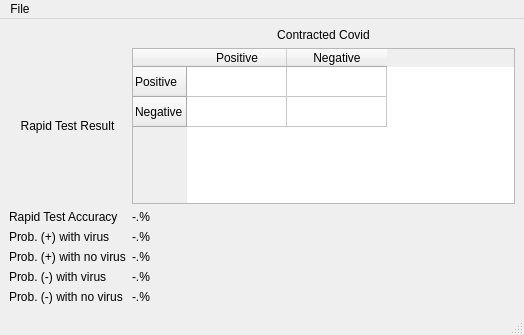
<?xml version="1.0" encoding="UTF-8"?>
<ui version="4.0">
 <class>MainWindow</class>
 <widget class="QMainWindow" name="MainWindow">
  <property name="geometry">
   <rect>
    <x>0</x>
    <y>0</y>
    <width>524</width>
    <height>335</height>
   </rect>
  </property>
  <property name="windowTitle">
   <string>MainWindow</string>
  </property>
  <widget class="QWidget" name="centralwidget">
   <layout class="QGridLayout" name="gridLayout">
    <item row="5" column="1">
     <widget class="QLabel" name="label_posNoVir">
      <property name="text">
       <string>-.%</string>
      </property>
     </widget>
    </item>
    <item row="6" column="0">
     <widget class="QLabel" name="label_7">
      <property name="text">
       <string>Prob. (-) with virus</string>
      </property>
     </widget>
    </item>
    <item row="1" column="0">
     <widget class="QLabel" name="label_2">
      <property name="text">
       <string>Rapid Test Result</string>
      </property>
      <property name="alignment">
       <set>Qt::AlignCenter</set>
      </property>
     </widget>
    </item>
    <item row="0" column="1">
     <widget class="QLabel" name="label">
      <property name="text">
       <string>Contracted Covid</string>
      </property>
      <property name="alignment">
       <set>Qt::AlignCenter</set>
      </property>
     </widget>
    </item>
    <item row="5" column="0">
     <widget class="QLabel" name="label_6">
      <property name="text">
       <string>Prob. (+) with no virus</string>
      </property>
     </widget>
    </item>
    <item row="1" column="1">
     <widget class="QTableWidget" name="tableWidget">
      <row>
       <property name="text">
        <string>Positive</string>
       </property>
      </row>
      <row>
       <property name="text">
        <string>Negative</string>
       </property>
      </row>
      <column>
       <property name="text">
        <string>Positive</string>
       </property>
      </column>
      <column>
       <property name="text">
        <string>Negative</string>
       </property>
      </column>
      <item row="0" column="0">
       <property name="text">
        <string/>
       </property>
      </item>
      <item row="0" column="1">
       <property name="text">
        <string/>
       </property>
      </item>
      <item row="1" column="0">
       <property name="text">
        <string/>
       </property>
      </item>
      <item row="1" column="1">
       <property name="text">
        <string/>
       </property>
      </item>
     </widget>
    </item>
    <item row="3" column="1">
     <widget class="QLabel" name="label_posVir">
      <property name="text">
       <string>-.%</string>
      </property>
     </widget>
    </item>
    <item row="3" column="0">
     <widget class="QLabel" name="label_5">
      <property name="text">
       <string>Prob. (+) with virus</string>
      </property>
     </widget>
    </item>
    <item row="7" column="1">
     <widget class="QLabel" name="label_negNoVir">
      <property name="text">
       <string>-.%</string>
      </property>
     </widget>
    </item>
    <item row="7" column="0">
     <widget class="QLabel" name="label_8">
      <property name="text">
       <string>Prob. (-) with no virus</string>
      </property>
     </widget>
    </item>
    <item row="6" column="1">
     <widget class="QLabel" name="label_negVir">
      <property name="text">
       <string>-.%</string>
      </property>
     </widget>
    </item>
    <item row="2" column="0">
     <widget class="QLabel" name="label_3">
      <property name="text">
       <string>Rapid Test Accuracy</string>
      </property>
     </widget>
    </item>
    <item row="2" column="1">
     <widget class="QLabel" name="label_acc">
      <property name="text">
       <string>-.%</string>
      </property>
     </widget>
    </item>
   </layout>
  </widget>
  <widget class="QMenuBar" name="menubar">
   <property name="geometry">
    <rect>
     <x>0</x>
     <y>0</y>
     <width>524</width>
     <height>21</height>
    </rect>
   </property>
   <widget class="QMenu" name="menuCondprob">
    <property name="title">
     <string>File</string>
    </property>
    <addaction name="actionClose"/>
   </widget>
   <addaction name="menuCondprob"/>
  </widget>
  <widget class="QStatusBar" name="statusbar"/>
  <action name="actionClose">
   <property name="text">
    <string>Close</string>
   </property>
  </action>
 </widget>
 <resources/>
 <connections/>
</ui>
